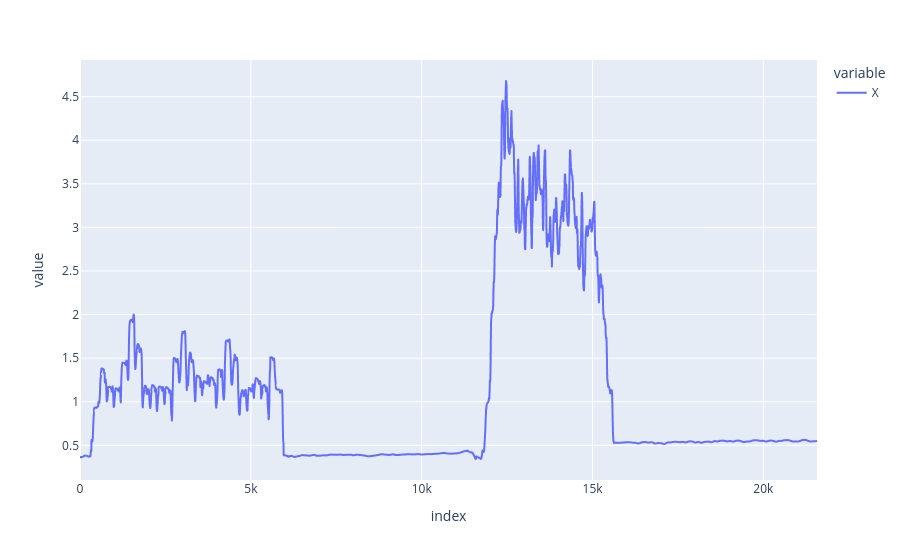

Notebook code for this chart:
### Code cell
def energie_moyenne(df, column : str ="X"):
    # Find the closest dip to 0 in autocorr_X (excluding the central peak)
    mid = len(autocorr_X) // 2
    # Search for local minima around the center
    search_range = autocorr_X[mid-500:mid+500]
    dip_idx = np.argmin(search_range)
    closest_dip = dip_idx - 500  # relative to center
    window_size = 10 * abs(closest_dip)
    energies = df[column].rolling(window=window_size, min_periods=1).apply(lambda x: np.mean(x**2), raw=True)
    return energies

fig = px.line(energie_moyenne(df,"X"))
fig

### Figure 1 — Plotly figure (JSON) as saved in the notebook; plotly's stock layout.template omitted (floating-point values rounded to 4 significant figures; data arrays with more than 128 entries replaced by an {"elided": "..."} marker saying what was removed)
{"data": [{"hovertemplate": "variable=X<br>index=%{x}<br>value=%{y}<extra></extra>", "legendgroup": "X", "line": {"color": "#636efa", "dash": "solid"}, "marker": {"symbol": "circle"}, "mode": "lines", "name": "X", "showlegend": true, "type": "scattergl", "x": {"elided": "21570 int values"}, "xaxis": "x", "y": {"elided": "21570 float values"}, "yaxis": "y"}], "layout": {"legend": {"title": {"text": "variable"}, "tracegroupgap": 0}, "margin": {"t": 60}, "xaxis": {"anchor": "y", "domain": [0, 1], "title": {"text": "index"}}, "yaxis": {"anchor": "x", "domain": [0, 1], "title": {"text": "value"}}}}
